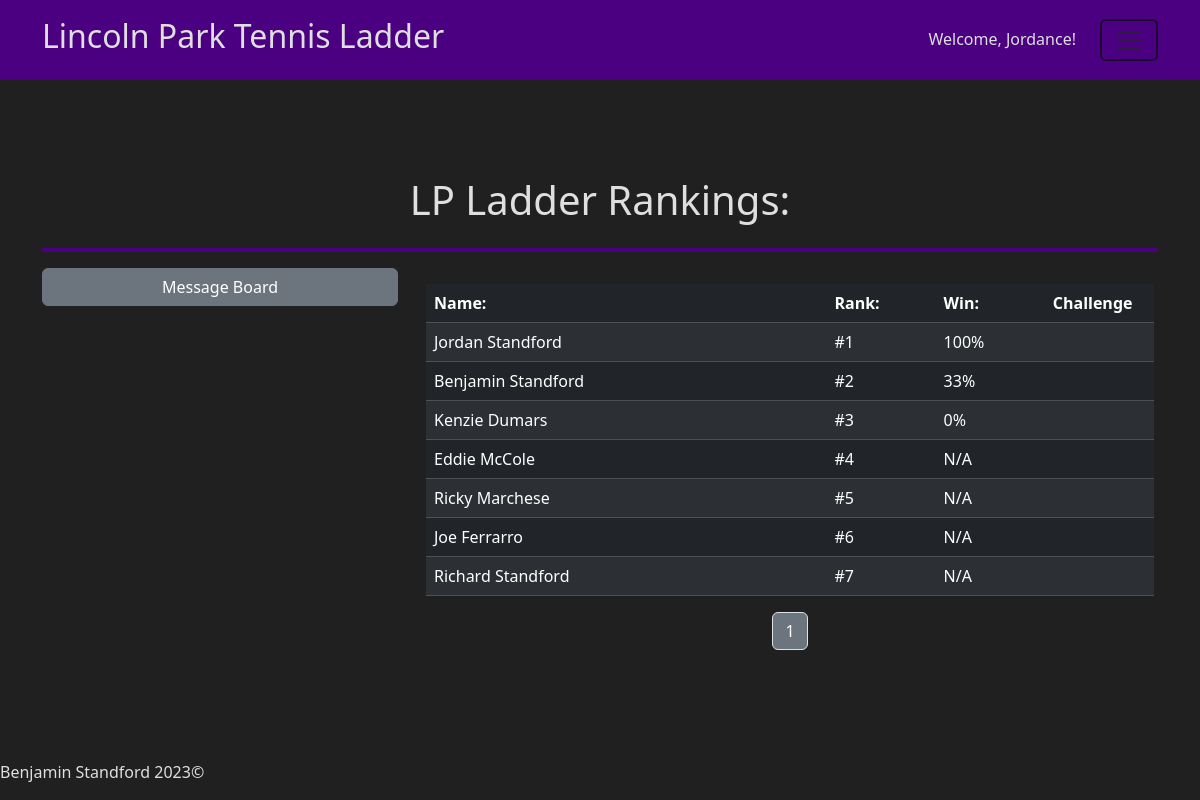
The app's page / (signed in) with its own data.
### app/helpers.py (models this page shows, shortened)
class User(db.Model):
    id = db.Column(db.Integer(), primary_key=True)
    first= db.Column(db.String(255), nullable=False)
    last = db.Column(db.String(255), nullable=False)
    username = db.Column(db.String(255), unique=True, nullable=False)
    password = db.Column(db.LargeBinary, nullable=False)
    salt = db.Column(db.LargeBinary, nullable=False)
    email = db.Column(db.String(255), unique=True, nullable=False)
    phone = db.Column(db.String(255))
    rank = db.Column(db.Integer(), default=0)
    date_joined = db.Column(db.DateTime, default=datetime.utcnow)
    matches = db.relationship("Match", secondary=user_match, backref="players")
    temp_matches = db.relationship("Temp_match", secondary=user_temp, backref="players")
    matches_won = db.relationship("Match", backref="winner", foreign_keys="Match.winner_id", lazy=True)
    matches_lost = db.relationship("Match", backref="loser", foreign_keys="Match.loser_id", lazy=True)
    temp_matches_won = db.relationship("Temp_match", backref="winner", foreign_keys="Temp_match.winner_id", lazy=True)
    temp_matches_lost = db.relationship("Temp_match", backref="loser", foreign_keys="Temp_match.loser_id", lazy=True)
    msg_sent = db.relationship("Chat", backref="sender", foreign_keys="Chat.sender_id", lazy=True)
    msg_received = db.relationship("Chat", backref="recipient", foreign_keys="Chat.recipient_id", lazy=True)

### app/routes.py (the view, shortened to what this page needs)
@app.route("/", methods=["GET", "POST"])
def index():
    if request.method == "GET":
        page = request.args.get('page')
        if page == None:
            page = 1
        players, pages = h.get_players(int(page))
        if "USER" in session:
            try:
                user = h.get_user()
            except KeyError:
                print("Exception caught! KeyError")
                user = None
        else:
            user = None
        messages = h.get_broadcast_messages()
        return render_template("index.html", players=players, pages=pages, user=user, spread=c.CHALLENGE_SPREAD, messages=messages)

### app/helpers.py (called while the page is built)
def get_user():
    user = User.query.filter_by(id=session["USER"]).first()
    return user

def get_players(page):
    results = c.RESULTS_PER_PAGE * page
    players = User.query.filter(User.rank.between(results-(c.RESULTS_PER_PAGE-1), results)).all()
    p = math.ceil(User.query.count() / c.RESULTS_PER_PAGE)
    x = 1
    pages = []
    while x <= p:
        pages.append(x)
        x += 1
    return players, pages

def get_broadcast_messages():
    messages = Chat.query.filter_by(broadcast=True).all()
    for message in messages:
        message.time = format_timestamp(message.timestamp)
    return messages

def format_timestamp(timestamp):
    timestamp = pytz.utc.localize(timestamp)
    timestamp = timestamp.astimezone(pytz.timezone("Us/Eastern"))
    time = timestamp.strftime(c.TIMESTAMP_FULL)
    return time

### app/templates/index.html (shortened to what this page needs)
{% extends "layout.html" %}
{% block main %}
    <div class="container">
        <div class="p-5"></div>
        <div class="row">
        <div class="col text-center"><h1>LP Ladder Rankings:</h1></div>
        </div>
        <hr class="border-4 opacity-100">
        <div class="row justify-content-center">
            <div class="col-12 col-md-4">
                    <button class="btn btn-secondary" id="chat-btn" style="width: 100%" type="button" data-bs-toggle="collapse" data-bs-target="#collapseExample" aria-expanded="false" aria-controls="collapseExample">
                        Message Board
                    </button>
            </div>
            <div class="col-12 col-md-8 p-3">
                <table class="table table-dark table-striped table-hover">
                    <thead>
                        <tr>
                            <th style="width: 55%">Name:</th>
                            <th style="width: 15%">Rank:</th>
                            <th style="width: 15%">Win:</th>
                            {% if 'USER' in session %}
                                <th style="width: 15%">Challenge</th>
                            {% endif %}
                        </tr>
                    </thead>
                    <tbody>
                        {% for player in players|sort(attribute='rank') %}
                            <tr>
                                <td><a href="/profile?id={{ player.id }}" style="text-decoration: none">{{ player.first }} {{ player.last }}</a></td>
                                <td>#{{ player.rank }}</td>
                                <td>{% if player.matches %}
                                        {{ ((player.matches_won|count/player.matches|count)*100)|round|int }}%
                                    {% else %}
                                        N/A
                                    {% endif %}
                                </td>
                                {% if 'USER' in session %}
                                    <td>
                                    </td>
                                {% endif %}
                            </tr>
                        {% endfor %}
                    </tbody>
                </table>
                <nav aria-label="Page navigation">
                    <ul class="pagination justify-content-center">
                        {% for page in pages %}
                            <li class="page-item"><a class="page-link text-bg-secondary" href="/?page={{ page }}">{{ page }}</a></li>
                        {% endfor %}
                    </ul>
                  </nav>
            </div>
        </div>
    </div>
{% endblock %}

### app/templates/layout.html (shortened to what this page needs)
<!DOCTYPE <!DOCTYPE html>
<html lang="en">
    <head>
        <link href="https://cdn.jsdelivr.net/npm/bootstrap@5.3.2/dist/css/bootstrap.min.css" rel="stylesheet">
        <link rel="stylesheet" href={{ url_for("static", filename="styles.css") }}>
    </head>
    <body>
        <header class="sticky-top">
            <div class="container">
                {% if page == 'register' %}
                <div class="row align-items-center justify-content-between" id="header-row">
                    <div class="col-12 col-md-3 col-lg-5 text-center text-md-start">
                        <a href="/" id="logo" alt="Logo">
                            <h2>Lincoln Park Tennis Ladder</h2>
                        </a>
                    </div>
                    </div>
                        {% else %}
                        <div class="row align-items-center justify-content-between" id="header-row">
                            <div class="col-12 col-md-7 text-center text-md-start">
                                <a href="/" id="logo" alt="Logo">
                                    <h2>Lincoln Park Tennis Ladder</h2>
                                </a>
                            </div>
                        <div class="col-12 col-md-5">
                            <div class="row justify-content-center justify-content-md-end">
                                <div class="col-auto">
                                    <p>Welcome, <a href="/profile?id={{ session['USER'] }}" class="plain">{{ session['USERNAME'] }}! </a></p>
                                </div>
                                <div class="col-auto">
                                    <div class="navbar">
                                        <button class="navbar-toggler" type="button" data-bs-toggle="dropdown" aria-expanded="false">
                                            <span class="navbar-toggler-icon"></span>
                                        </button>
                                    </div>
                                </div>
                        </div>
                    {% endif %}
                </div>
            </div>
        </header>
        <main>
            {% block main %}
            {% endblock %}
            <div class="p-5"></div>
        </main>
        <footer class="fixed-bottom">
            <address>Benjamin Standford 2023©</address>
        </footer>
    </body>
</html>

### app/static/styles.css (style rules this page uses)
body { background-color: #202020; color: #dfdfdf; }
header { background-color:indigo; }
a { color: inherit; text-decoration: none; }
hr { color:indigo; }
.navbar-toggler { border: 2px solid; }
#header-row { min-height: 80px; }

### records on screen
User: USERNAME "Jordance", first "Jordan", last "Standford", rank "1", matches_won "100"
User: first "Benjamin", last "Standford", rank "2", matches_won "33"
User: first "Kenzie", last "Dumars", rank "3", matches_won "0"
User: first "Eddie", last "McCole", rank "4", shows "N/A"
User: first "Ricky", last "Marchese", rank "5", shows "N/A"
User: first "Joe", last "Ferrarro", rank "6", shows "N/A"
User: first "Richard", last "Standford", rank "7", shows "N/A"

### other values on screen
{{ page }} "1"
